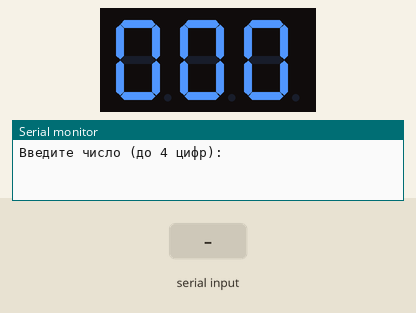
This sketch was run on a simulated Arduino Uno, built with avr-gcc and run on an emulated ATmega328P. Shown: 3-digit seven-segment display, the last lines printed to the serial monitor. Wiring (inferred from the names in the program): 3-digit 7-segment display, segments lit when HIGH: segments pin 12, pin 10, pin 6, pin 8, pin 9, pin 11, pin 5, pin 7; digit selects pin 3, pin 2, pin 4. The inputs (shaded band) are chosen by the test bench. The segment pins are drawn as the display they are named for.

Above: at 1.2 s.
1.3 s: "90,45\n" received over Serial
At 2.0 s:
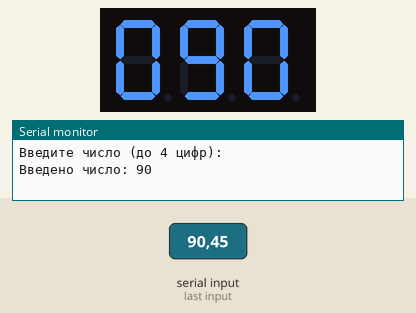
2.8 s: "30,150\n" received over Serial
Timing chart, 0 to 5.8 s (numbered marks = the images above; inputs shaded):
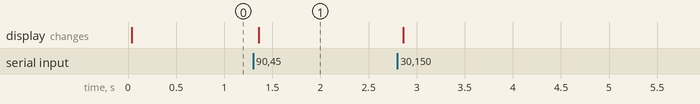

The sketch:

laba23112.ino
```cpp
// Битовые маски цифр 0..9 для порядка сегментов {A, F, B, E, D, DP, C, G}
const uint8_t digits[10] = {
  0b11111010, // 0
  0b00100010, // 1
  0b10111001, // 2
  0b10101011, // 3
  0b01100011, // 4
  0b11001011, // 5
  0b11011011, // 6
  0b10100010, // 7
  0b11111011, // 8
  0b11101011  // 9
};

// Пины сегментов и разрядов
const uint8_t G = 5, C = 6, DP = 7, D = 8, E = 9, B = 10, F = 11, A = 12;
const uint8_t segPins[8] = {A, F, B, E, D, DP, C, G};

const int digit1 = 1; // замкнутый разряд — не задействуем
const int digit2 = 3;
const int digit3 = 2;
const int digit4 = 4;

int number = 0; // текущее число из Serial Monitor

void setup() {
  Serial.begin(9600);

  for (int i = 0; i < 8; i++) {
    pinMode(segPins[i], 1); // 1 = OUTPUT
    digitalWrite(segPins[i], 0);
  }

  pinMode(digit1, 1);
  pinMode(digit2, 1);
  pinMode(digit3, 1);
  pinMode(digit4, 1);

  digitalWrite(digit1, 0);
  digitalWrite(digit2, 0);
  digitalWrite(digit3, 0);
  digitalWrite(digit4, 0);

  Serial.println("Введите число (до 4 цифр):");
}

// Выводит одну цифру (0..9) в выбранный разряд
void showDigit(int digitPin, int val) {
  uint8_t mask = digits[val];

  for (int i = 0; i < 8; i++) {
    int bitState = (mask >> (7 - i)) & 1;
    digitalWrite(segPins[i], bitState);
  }

  digitalWrite(digitPin, 1);
  delay(3);
  digitalWrite(digitPin, 0);
}

void loop() {
  digitalWrite(digit1, 0);

  if (Serial.available() > 0) {
    String text = Serial.readStringUntil('\n');
    text.trim();
    if (text.length() > 0) {
      number = text.toInt() % 10000;
      Serial.print("Введено число: ");
      Serial.println(number);
    }
  }

  int lastThree = number % 1000;
  int hundreds  = (lastThree / 100) % 10;
  int tens      = (lastThree / 10) % 10;
  int units     = lastThree % 10;

  // Слева направо по активным разрядам: сотни -> десятки -> единицы
  showDigit(digit4, hundreds);
  showDigit(digit3, tens);
  showDigit(digit2, units);
}
```

Measured:
- after the input at 1.3 s, the display: changes after 0.06 s (image 1)
